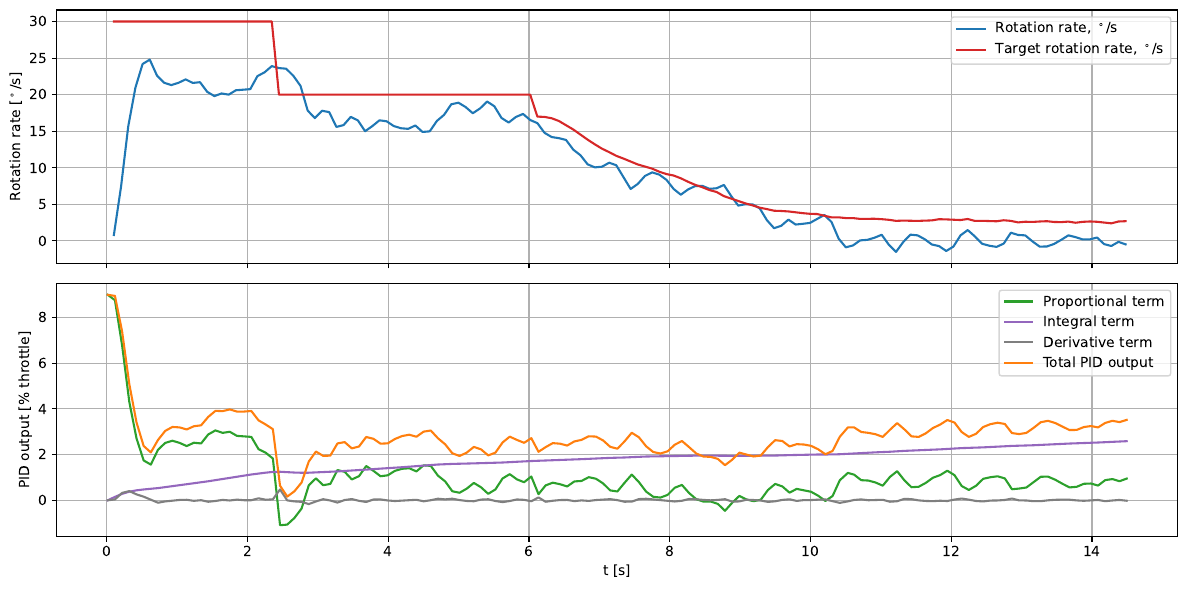

Write the Python code that produced this figure.
from pathlib import Path
import numpy as np
import matplotlib.pyplot as plt


root_dir = Path(__file__).parent
file = root_dir / "light_sensors.txt"

with open(file, "r") as f:
    start_time = int(f.readline().split()[1].strip())

data = np.loadtxt(file, skiprows=1)
data[:, 1] -= start_time
data[:, 1] /= 1e6

rates = data[data[:, 0] == 0][:, 1:4]
outputs = data[data[:, 0] == 1][:, 1:]


fig, (ax1, ax2) = plt.subplots(2, 1, figsize=(12, 6), sharex=True)
ax1.grid()
ax1.plot(rates[:, 0], rates[:, 1], c="tab:blue", label=r"Rotation rate, $^\circ$/s")
ax1.plot(rates[:, 0], rates[:, 2], c="tab:red", label=r"Target rotation rate, $^\circ$/s")
ax1.set_ylabel(r"Rotation rate [$^\circ$/s]")
ax1.legend()

ax2.grid()
ax2.plot(outputs[:, 0], outputs[:, 2] * 100, c="tab:green", label="Proportional term")
ax2.plot(outputs[:, 0], outputs[:, 3] * 100, c="tab:purple", label="Integral term")
ax2.plot(outputs[:, 0], outputs[:, 4] * 100, c="tab:gray", label="Derivative term")
ax2.plot(outputs[:, 0], np.clip(outputs[:, 1] * 100, -15, 15), c="tab:orange", label="Total PID output")
ax2.set_ylabel("PID output [% throttle]")
ax2.legend()

ax2.set_xlabel("t [s]")
fig.tight_layout()
fig.savefig(root_dir / "light_sensors.pdf", bbox_inches="tight", dpi=300)
plt.show()
